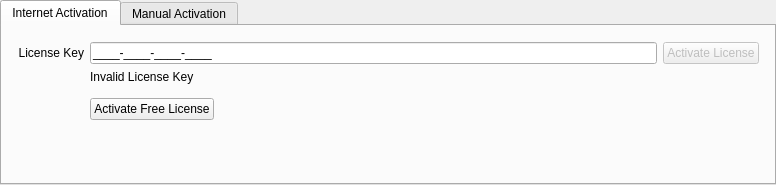
<?xml version="1.0" encoding="UTF-8"?>
<ui version="4.0">
 <class>LicenseWidget</class>
 <widget class="QWidget" name="LicenseWidget">
  <property name="geometry">
   <rect>
    <x>0</x>
    <y>0</y>
    <width>776</width>
    <height>185</height>
   </rect>
  </property>
  <layout class="QVBoxLayout" name="verticalLayout">
   <property name="spacing">
    <number>8</number>
   </property>
   <property name="leftMargin">
    <number>0</number>
   </property>
   <property name="topMargin">
    <number>0</number>
   </property>
   <property name="rightMargin">
    <number>0</number>
   </property>
   <property name="bottomMargin">
    <number>0</number>
   </property>
   <item>
    <widget class="QTabWidget" name="tabWidget">
     <property name="currentIndex">
      <number>0</number>
     </property>
     <widget class="QWidget" name="onlinePage">
      <attribute name="title">
       <string>Internet Activation</string>
      </attribute>
      <layout class="QGridLayout" name="gridLayout_2">
       <property name="leftMargin">
        <number>16</number>
       </property>
       <property name="topMargin">
        <number>16</number>
       </property>
       <item row="3" column="0" colspan="4">
        <spacer name="verticalSpacer">
         <property name="orientation">
          <enum>Qt::Vertical</enum>
         </property>
         <property name="sizeHint" stdset="0">
          <size>
           <width>20</width>
           <height>1</height>
          </size>
         </property>
        </spacer>
       </item>
       <item row="0" column="0">
        <widget class="QLabel" name="onlineKeyLabel">
         <property name="text">
          <string>License Key</string>
         </property>
         <property name="alignment">
          <set>Qt::AlignRight|Qt::AlignTrailing|Qt::AlignVCenter</set>
         </property>
        </widget>
       </item>
       <item row="0" column="1">
        <widget class="QLineEdit" name="onlineKeyEdit">
         <property name="inputMask">
          <string notr="true">&gt;NNNN-NNNN-NNNN-NNNN;_</string>
         </property>
         <property name="text">
          <string notr="true">---</string>
         </property>
         <property name="cursorPosition">
          <number>19</number>
         </property>
        </widget>
       </item>
       <item row="0" column="2">
        <widget class="nx::vms::client::desktop::BusyIndicatorButton" name="activateLicenseButton">
         <property name="enabled">
          <bool>false</bool>
         </property>
         <property name="toolTip">
          <string>License will be bound to the current server</string>
         </property>
         <property name="text">
          <string>Activate License</string>
         </property>
        </widget>
       </item>
       <item row="1" column="1" colspan="3">
        <widget class="QLabel" name="licenseKeyWarningLabel">
         <property name="text">
          <string>Invalid License Key</string>
         </property>
        </widget>
       </item>
       <item row="2" column="1" colspan="2">
        <layout class="QHBoxLayout" name="horizontalLayout_2" stretch="0,0">
         <property name="topMargin">
          <number>8</number>
         </property>
         <item>
          <widget class="nx::vms::client::desktop::BusyIndicatorButton" name="activateFreeLicenseButton">
           <property name="enabled">
            <bool>true</bool>
           </property>
           <property name="toolTip">
            <string>License will be bound to the current server</string>
           </property>
           <property name="text">
            <string>Activate Free License</string>
           </property>
          </widget>
         </item>
         <item>
          <spacer name="horizontalSpacer_2">
           <property name="orientation">
            <enum>Qt::Horizontal</enum>
           </property>
           <property name="sizeHint" stdset="0">
            <size>
             <width>40</width>
             <height>20</height>
            </size>
           </property>
          </spacer>
         </item>
        </layout>
       </item>
      </layout>
     </widget>
     <widget class="QWidget" name="manualPage">
      <attribute name="title">
       <string>Manual Activation</string>
      </attribute>
      <layout class="QGridLayout" name="gridLayout">
       <property name="leftMargin">
        <number>16</number>
       </property>
       <property name="topMargin">
        <number>16</number>
       </property>
       <item row="1" column="1">
        <widget class="QnWordWrappedLabel" name="manualActivationTextWidget" native="true"/>
       </item>
       <item row="4" column="0" colspan="3">
        <spacer name="verticalSpacer_3">
         <property name="orientation">
          <enum>Qt::Vertical</enum>
         </property>
         <property name="sizeHint" stdset="0">
          <size>
           <width>20</width>
           <height>1</height>
          </size>
         </property>
        </spacer>
       </item>
       <item row="2" column="1">
        <spacer name="verticalSpacer_2">
         <property name="orientation">
          <enum>Qt::Vertical</enum>
         </property>
         <property name="sizeType">
          <enum>QSizePolicy::Fixed</enum>
         </property>
         <property name="sizeHint" stdset="0">
          <size>
           <width>20</width>
           <height>8</height>
          </size>
         </property>
        </spacer>
       </item>
       <item row="0" column="0">
        <widget class="QLabel" name="hardwareIdLabel">
         <property name="text">
          <string>Hardware ID</string>
         </property>
         <property name="alignment">
          <set>Qt::AlignRight|Qt::AlignTrailing|Qt::AlignVCenter</set>
         </property>
        </widget>
       </item>
       <item row="3" column="1">
        <widget class="QLineEdit" name="fileLineEdit">
         <property name="readOnly">
          <bool>true</bool>
         </property>
         <property name="placeholderText">
          <string>Select License File...</string>
         </property>
        </widget>
       </item>
       <item row="3" column="0">
        <widget class="QLabel" name="activationKeyFileLabel">
         <property name="text">
          <string>Activation Key File</string>
         </property>
         <property name="alignment">
          <set>Qt::AlignRight|Qt::AlignTrailing|Qt::AlignVCenter</set>
         </property>
        </widget>
       </item>
       <item row="3" column="2">
        <widget class="QPushButton" name="browseLicenseFileButton">
         <property name="enabled">
          <bool>true</bool>
         </property>
         <property name="text">
          <string>Browse...</string>
         </property>
        </widget>
       </item>
       <item row="3" column="3">
        <widget class="nx::vms::client::desktop::BusyIndicatorButton" name="activateLicenseButtonCopy">
         <property name="enabled">
          <bool>false</bool>
         </property>
         <property name="toolTip">
          <string>License will be bound to the current server</string>
         </property>
         <property name="text">
          <string>Activate License</string>
         </property>
        </widget>
       </item>
       <item row="0" column="1" colspan="3">
        <widget class="QLineEdit" name="hardwareIdEdit">
         <property name="enabled">
          <bool>true</bool>
         </property>
         <property name="readOnly">
          <bool>true</bool>
         </property>
        </widget>
       </item>
      </layout>
     </widget>
    </widget>
   </item>
  </layout>
 </widget>
 <customwidgets>
  <customwidget>
   <class>QnWordWrappedLabel</class>
   <extends>QWidget</extends>
   <header location="global">ui/widgets/word_wrapped_label.h</header>
   <container>1</container>
  </customwidget>
  <customwidget>
   <class>nx::vms::client::desktop::BusyIndicatorButton</class>
   <extends>QPushButton</extends>
   <header location="global">nx/vms/client/desktop/common/widgets/busy_indicator_button.h</header>
  </customwidget>
 </customwidgets>
 <resources/>
 <connections/>
 <slots>
  <slot>serialKeyChanged(QString)</slot>
 </slots>
</ui>
